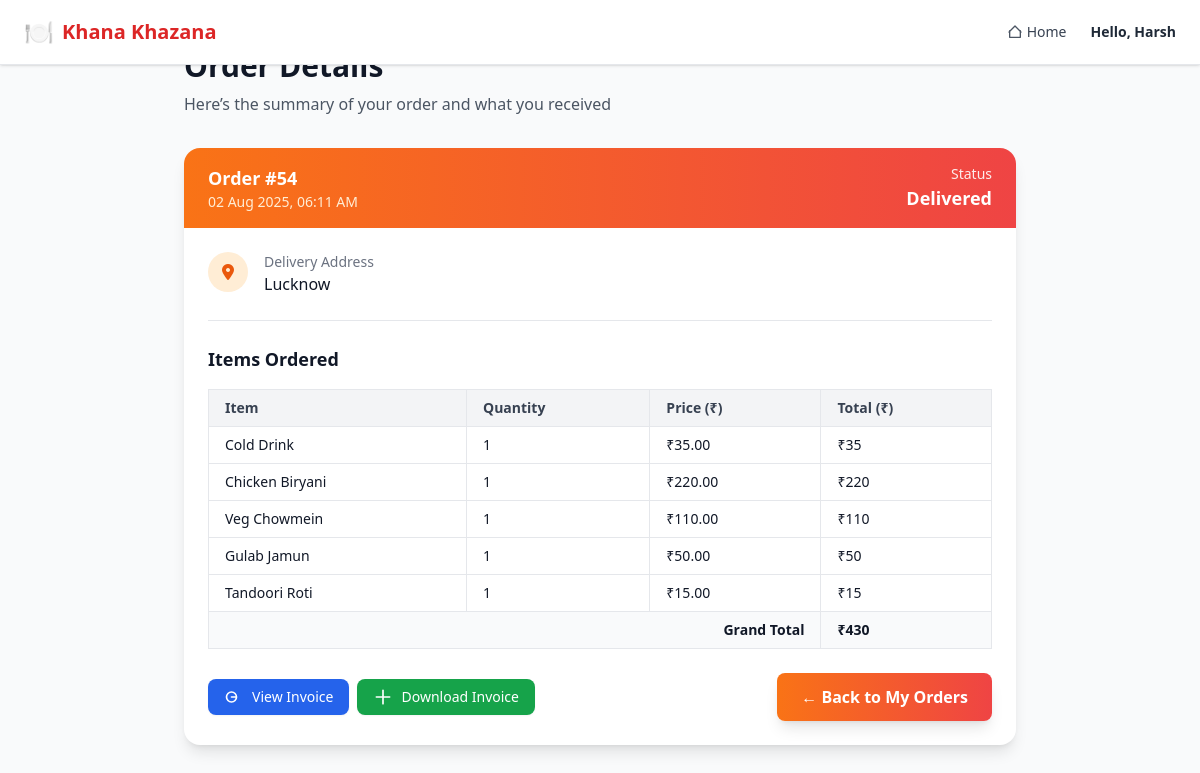
/admin/order_details.php?order_id=54&user_id=1 (signed in), run on the app's committed database.
### tables this page shows
CREATE TABLE `orders` (
  `id` int(11) NOT NULL,
  `user_id` int(11) NOT NULL,
  `total_amount` decimal(10,2) NOT NULL,
  `status` enum('pending','preparing','dispatched','delivered','cancelled') DEFAULT 'pending',
  `delivery_address` text DEFAULT NULL,
  `created_at` timestamp NOT NULL DEFAULT current_timestamp()
);

CREATE TABLE `order_items` (
  `id` int(11) NOT NULL,
  `order_id` int(11) NOT NULL,
  `menu_item_id` int(11) NOT NULL,
  `quantity` int(11) NOT NULL,
  `price` decimal(10,2) NOT NULL
);

CREATE TABLE `menu_items` (
  `id` int(11) NOT NULL,
  `name` varchar(255) NOT NULL,
  `description` text DEFAULT NULL,
  `price` decimal(10,2) NOT NULL,
  `category` varchar(50) DEFAULT NULL,
  `stock_qty` int(11) DEFAULT 0,
  `image` varchar(255) DEFAULT NULL,
  `available` tinyint(1) DEFAULT 1
);

### admin/order_details.php (the view, shortened to what this page needs)
<?php
include "../include/db.php";
include "../include/admin_header.php";
$order_id = intval($_GET['order_id']);
$user_id = intval($_GET['user_id'] );
$order_query = "SELECT * FROM orders WHERE id = $order_id AND user_id = $user_id";
$order_result = mysqli_query($conn, $order_query);
$order = mysqli_fetch_assoc($order_result);
$created_at = date("d M Y, h:i A", strtotime($order['created_at']));
$address = $order['delivery_address'];
?>
<section class="min-h-screen bg-gray-50 py-12">
    <div class="max-w-4xl mx-auto px-4 sm:px-6 lg:px-8">
        <div class="mb-8">
            <h1 class="text-3xl font-bold text-gray-900 mb-2">Order Details</h1>
            <p class="text-gray-600">Here’s the summary of your order and what you received</p>
        </div>
        <div class="bg-white rounded-2xl shadow-lg overflow-hidden">
            <div class="bg-gradient-to-r from-orange-500 to-red-500 px-6 py-4">
                <div class="flex items-center justify-between">
                    <div class="text-white">
                        <h3 class="text-lg font-semibold">Order #<?php echo $order_id; ?></h3>
                        <p class="text-orange-100 text-sm"><?php echo $created_at; ?></p>
                    </div>
                    <div class="text-right text-white">
                        <div class="text-sm opacity-90">Status</div>
                        <div class="text-lg font-bold">
                            <?php echo htmlspecialchars(ucwords(strtolower($order['status']))); ?>
                        </div>
                    </div>
                </div>
            </div>
            <div class="p-6">
                <div class="grid grid-cols-1 md:grid-cols-2 gap-6 mb-6">
                    <div class="flex items-start space-x-4">
                        <div class="w-10 h-10 bg-orange-100 rounded-full flex items-center justify-center">
                            <i class="fas fa-map-marker-alt text-orange-600"></i>
                        </div>
                        <div>
                            <p class="text-sm text-gray-500">Delivery Address</p>
                            <p class="text-gray-900 font-medium"><?php echo nl2br(htmlspecialchars($address)); ?></p>
                        </div>
                    </div>
                </div>
                <div class="border-t border-gray-200 pt-6">
                    <h4 class="text-lg font-semibold text-gray-900 mb-4">Items Ordered</h4>
                    <div class="overflow-x-auto">
                        <table class="w-full text-sm text-left border border-gray-200">
                            <thead class="bg-gray-100 text-gray-700">
                                <tr>
                                    <th class="px-4 py-2 border">Item</th>
                                    <th class="px-4 py-2 border">Quantity</th>
                                    <th class="px-4 py-2 border">Price (₹)</th>
                                    <th class="px-4 py-2 border">Total (₹)</th>
                                </tr>
                            </thead>
                            <tbody>
                                <?php
                                $item_query = "SELECT oi.quantity, oi.price, m.name
                                               FROM order_items oi
                                               JOIN menu_items m ON oi.menu_item_id = m.id
                                               WHERE oi.order_id = $order_id";
                                $item_result = mysqli_query($conn, $item_query);
                                $grand_total = 0;
                                while ($row = mysqli_fetch_assoc($item_result)) {
                                    $name = htmlspecialchars($row['name']);
                                    $qty = $row['quantity'];
                                    $price = $row['price'];
                                    $total = $qty * $price;
                                    $grand_total += $total;
                                    echo "<tr>
                                            <td class='px-4 py-2 border'>$name</td>
                                            <td class='px-4 py-2 border'>$qty</td>
                                            <td class='px-4 py-2 border'>₹$price</td>
                                            <td class='px-4 py-2 border'>₹$total</td>
                                          </tr>";
                                }
                                echo "<tr class='font-semibold bg-gray-50'>
                                        <td colspan='3' class='text-right px-4 py-2 border'>Grand Total</td>
                                        <td class='px-4 py-2 border'>₹$grand_total</td>
                                      </tr>";
                                ?>
                            </tbody>
                        </table>
                    </div>
                </div>
                <div class="mt-6 flex flex-col md:flex-row md:justify-between md:items-center">
                    <div class="flex space-x-2">
                        <a href="order_invoice.php?id=<?= $order['id'] ?>&action=view" target="_blank"
                            class="inline-flex items-center px-4 py-2 bg-blue-600 hover:bg-blue-700 text-white text-sm font-medium rounded-lg shadow-sm transition duration-150 ease-in-out">
                            <svg xmlns="http://www.w3.org/2000/svg" class="h-5 w-5 mr-2" fill="none" viewBox="0 0 24 24"
                                stroke="currentColor">
                                <path stroke-linecap="round" stroke-linejoin="round" stroke-width="2"
                                    d="M15 12H9m6 0a6 6 0 11-12 0 6 6 0 0112 0z" />
                            </svg>
                            View Invoice
                        </a>
                        <a href="order_invoice.php?id=<?= $order['id'] ?>&action=download"
                            class="inline-flex items-center px-4 py-2 bg-green-600 hover:bg-green-700 text-white text-sm font-medium rounded-lg shadow-sm transition duration-150 ease-in-out">
                            <svg xmlns="http://www.w3.org/2000/svg" class="h-5 w-5 mr-2" fill="none" viewBox="0 0 24 24"
                                stroke="currentColor">
                                <path stroke-linecap="round" stroke-linejoin="round" stroke-width="2"
                                    d="M12 4v16m8-8H4" />
                            </svg>
                            Download Invoice
                        </a>
                    </div>
                    <div class="mt-4 md:mt-0 text-right">
                        <a href="manage_orders.php"
                            class="inline-flex items-center px-6 py-3 bg-gradient-to-r from-orange-500 to-red-500 hover:from-orange-600 hover:to-red-600 text-white font-semibold rounded-lg shadow-lg hover:shadow-xl transition-all duration-300 transform hover:-translate-y-0.5">
                            ← Back to My Orders
                        </a>
                    </div>
                </div>
            </div>
        </div>
    </div>
</section>
<?php
include "../include/admin_footer.php";
?>

### data on the page
orders: created_at "02 Aug 2025, 06:11 AM", status "Delivered", delivery_address "Lucknow"
order_items: menu_item.name "Cold Drink", quantity "1", price "35.00", total "35"
order_items: menu_item.name "Chicken Biryani", quantity "1", price "220.00", total "220"
order_items: menu_item.name "Veg Chowmein", quantity "1", price "110.00", total "110"
order_items: menu_item.name "Gulab Jamun", quantity "1", price "50.00", total "50"
order_items: menu_item.name "Tandoori Roti", quantity "1", price "15.00", total "15"

### other printed values
$_SESSION['admin_name'] "Harsh"
$order_id "54"
$grand_total "430"
